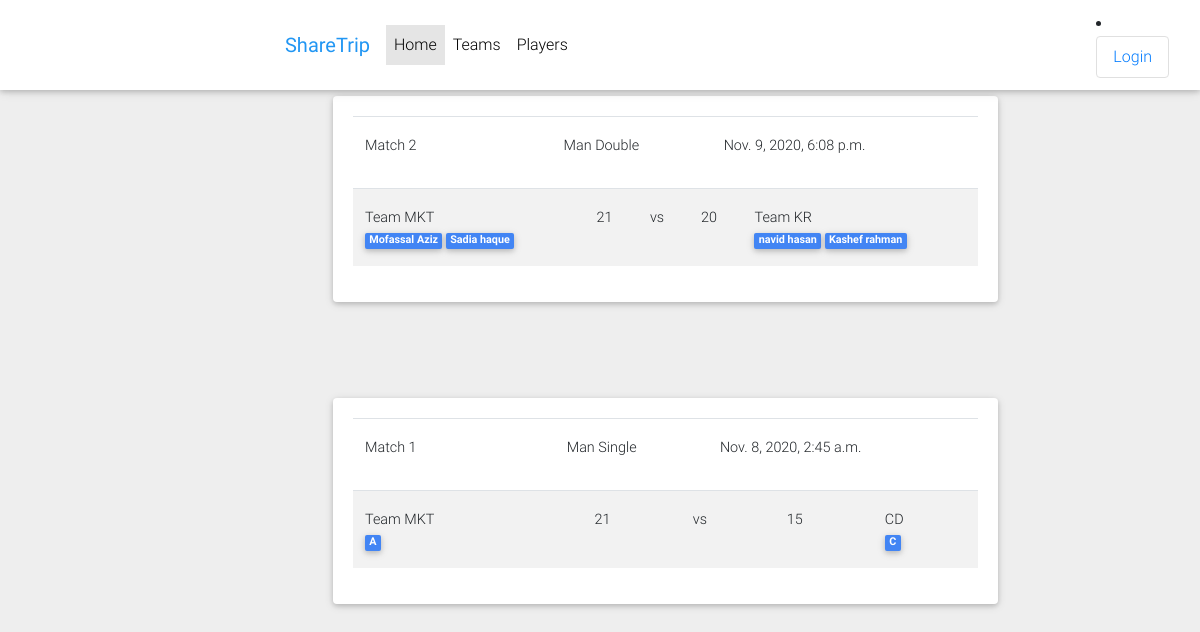
The page / on the database its author committed.
### badmintonscore/models.py (models this page shows, shortened)
class match(models.Model):
    match_number = models.CharField(max_length=10, unique=True, default="")
    match_category = models.ForeignKey(category, on_delete=models.CASCADE)
    team_nameA = models.ForeignKey(teamnames, related_name='team_nameA', on_delete= models.CASCADE)
    player_nameA = models.ManyToManyField(playername, related_name="playernameA")
    team_nameB = models.ForeignKey(teamnames, related_name='team_nameB', on_delete= models.CASCADE)
    player_nameB = models.ManyToManyField(playername, related_name="playernameb")
    score_A = models.IntegerField(default=0)
    score_B = models.IntegerField(default=0)
    updated_at = models.DateTimeField(auto_now=True)

class category(models.Model):
    match_category = models.CharField(max_length=100)
    def __str__(self):
        return f"{self.match_category}"

class teamnames(models.Model):
    team_name = models.CharField(max_length=100)
    point = models.IntegerField()
    player = models.ManyToManyField(playername)
    Group = models.CharField(choices= GROUP, max_length=2)
    def upload_logo(self, filename):
        path = 'badmintonscore/asset/photo{}'.format(filename)
        return path
    photo = models.ImageField(upload_to=upload_logo)
    def __str__(self):
        return f"{self.team_name}"

class playername(models.Model):
    player_name = models.CharField(max_length=100)
    def __str__(self):
        return f"{self.player_name}"

### badmintonscore/views.py (the view)
# urls.py: path('', HomeView.as_view(), name='home'),
class HomeView(ListView):
    model = match
    template_name = "dashboard.html"
    ordering = ['-match_number']

### templates/dashboard.html (shortened to what this page needs)
{%extends "base.html"%}
{%block content%}
<body class="grey lighten-3">
  <header>
    <nav class="navbar fixed-top navbar-expand-lg navbar-light white scrolling-navbar">
      <div class="container-fluid">
        <a class="navbar-brand waves-effect" href="https://mdbootstrap.com/docs/jquery/" target="_blank">
          <strong class="blue-text">ShareTrip</strong>
        </a>
        <div class="collapse navbar-collapse" id="navbarSupportedContent">
          <ul class="navbar-nav mr-auto">
            <li class="nav-item active">
              <a class="nav-link waves-effect" href="#">Home
              </a>
            </li>
            <li class="nav-item">
              <a class="nav-link waves-effect" href="/teams" target="_blank">Teams</a>
            </li>
            <li class="nav-item">
              <a class="nav-link waves-effect" href=""
                target="_blank">Players</a>
            </li>
            <li class="nav-item">
              <a class="nav-link waves-effect" href="" target="_blank"></a>
            </li>
          </ul>
            <li class="nav-item">
              <a href="" class="nav-link border border-light rounded waves-effect"
                target="_blank">
                Login
              </a>
            </li>
        </div>
      </div>
    </nav>
  </header>
  {% for item in object_list%}
  <main class="pt-5 mx-lg-5">
    <div class="container-fluid mt-5">
      <div class="row wow fadeIn">
        <div class="col-md-10 mb-15">
          <div class="card">
            <div class="card-body">
            <div class="table-responsive">
              <table class="table">
                <tr>
                  <td>Match {{item.match_number}}</td>
                  <td></td>
                  <td></td>
                  <td>{{item.match_category}}</td>
                  <td>{{item.updated_at}}</td>
                </tr>
              </table>
              <table class="table table-striped">
                <tbody>
                  <tr>
                    <td>{{item.team_nameA}}<br/> {% for player in item.player_nameA.all %} <span class="badge bg-primary"> {{ player }} </span> {% endfor %}</td>
                    <td>{{item.score_A}}</td>
                    <td>vs</td>
                    <td>{{item.score_B}}</td>
                    <td>{{item.team_nameB}}<br/> {% for player in item.player_nameB.all %} <span class="badge bg-primary"> {{ player }} </span>  {% endfor %}</td>
                  </tr>
                </tbody>
              </table>
            </div>
            </div>
          </div>
      </div>
    </div>
  </main>
  {% endfor %}
{%endblock%}

### templates/base.html (shortened to what this page needs)
{% load static%}
<!DOCTYPE html>
<html lang="en">
<head>
  <link rel="stylesheet" href="https://use.fontawesome.com/releases/v5.11.2/css/all.css">
  <link href="{%static 'css/bootstrap.min.css'%}" rel="stylesheet">
  <link href="{%static 'css/mdb.min.css'%}" rel="stylesheet">
  <link href= "{% static 'css/style.min.css' %}" rel="stylesheet">
</head>
{%block content%}
{%endblock%}
  </body>
  </html>

### rows shown on the page
match: match_number "2", match_category "Man Double", updated_at "Nov. 9, 2020, 6:08 p.m.", team_nameA "Team MKT", score_A "21", score_B "20", team_nameB "Team KR"
playername: player_name "Mofassal Aziz"
playername: player_name "Sadia haque"
playername: player_name "navid hasan"
playername: player_name "Kashef rahman"
match: match_number "1", match_category "Man Single", updated_at "Nov. 8, 2020, 2:45 a.m.", team_nameA "Team MKT", score_A "21", score_B "15", team_nameB "CD"
playername: player_name "A"
playername: player_name "C"
